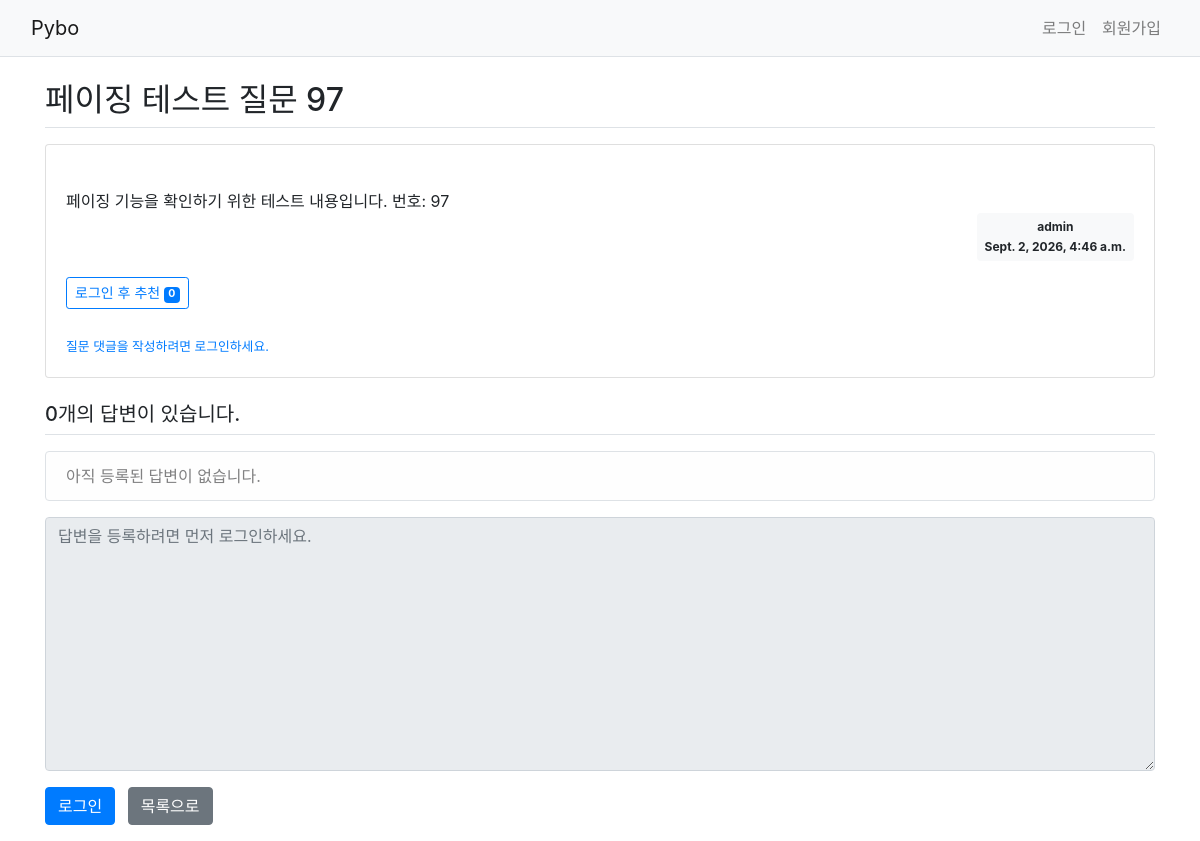
The page /pybo/102/ on the database as committed earlier.
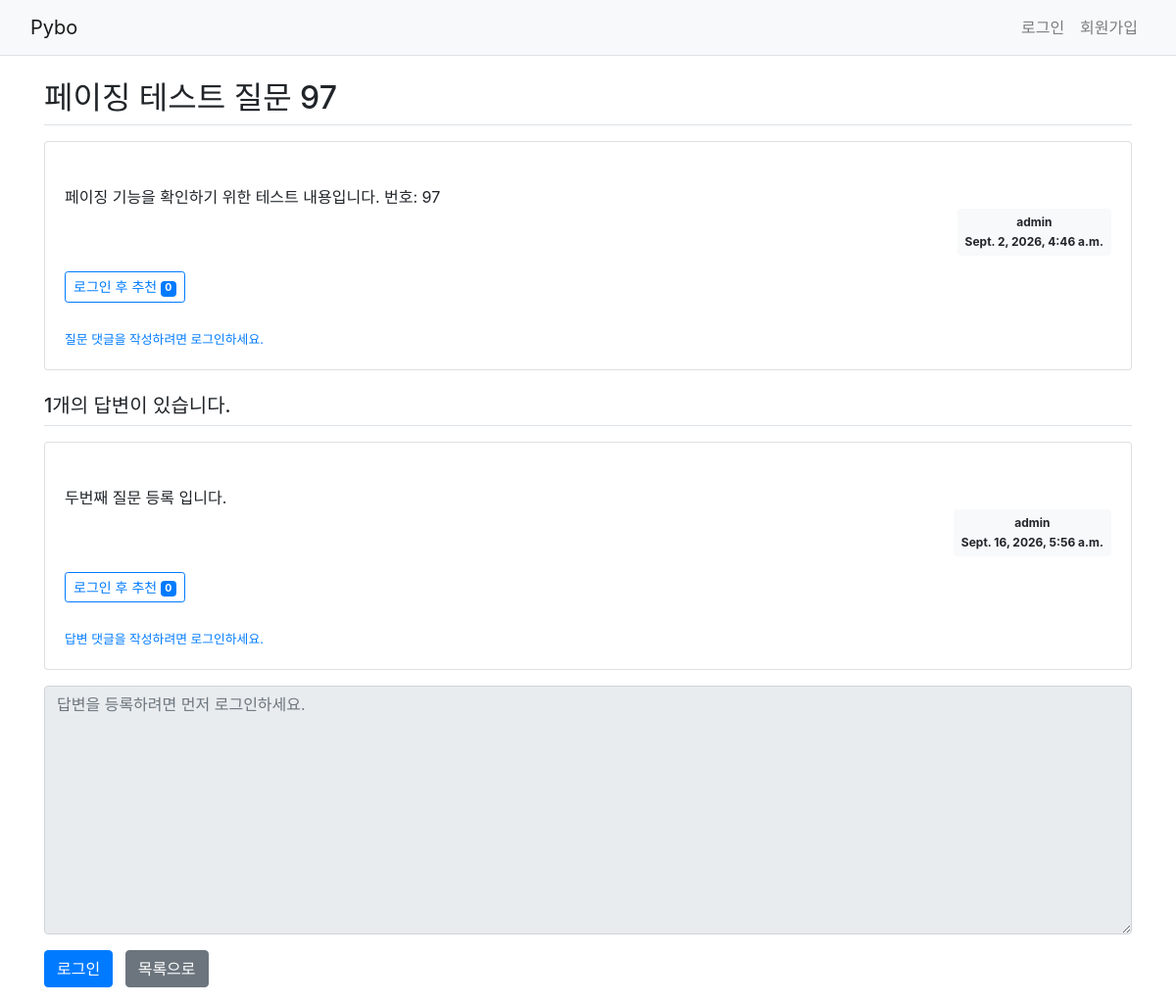
The same page on the database as committed later.
### pybo/models.py (models this page shows, shortened)
class Question(models.Model):
    author = models.ForeignKey(
        User,
        on_delete=models.CASCADE,
        related_name='author_question',
    )
    subject = models.CharField(
        max_length=200,
    )
    content = models.TextField()
    create_date = models.DateTimeField()
    modify_date = models.DateTimeField(
        null=True,
        blank=True,
    )
    voter = models.ManyToManyField(
        User,
        related_name='voter_question',
        blank=True,
    )

class Answer(models.Model):
    author = models.ForeignKey(
        User,
        on_delete=models.CASCADE,
        related_name='author_answer',
    )
    question = models.ForeignKey(
        Question,
        on_delete=models.CASCADE,
    )
    content = models.TextField()
    create_date = models.DateTimeField()
    modify_date = models.DateTimeField(
        null=True,
        blank=True,
    )
    voter = models.ManyToManyField(
        User,
        related_name='voter_answer',
        blank=True,
    )

### pybo/views/base_views.py (the view)
def detail(request, question_id):
    question = get_object_or_404(
        Question,
        pk=question_id,
    )
    context = {
        'question': question,
    }
    return render(
        request,
        'pybo/question_detail.html',
        context,
    )

### templates/pybo/question_detail.html (shortened to what this page needs)
{% extends 'base.html' %}
{% block content %}
<div class="container my-3">
    <h2 class="border-bottom py-2">
        {{ question.subject }}
    </h2>
    <div class="card my-3">
        <div class="card-body">
            <div class="card-text"
                 style="white-space: pre-line;">
                {{ question.content }}
            </div>
            <div class="d-flex justify-content-end">
                <div class="badge badge-light p-2">
                    <div class="mb-2">
                        {{ question.author.username }}
                    </div>
                    <div>
                        {{ question.create_date }}
                    </div>
                </div>
            </div>
            <div class="my-3">
                {% if request.user.is_authenticated %}
                <!--
                    로그인한 사용자가 추천 버튼을 누르면
                    vote_question View로 POST 요청을 보낸다.
                -->
                <form method="post"
                      action="{% url 'pybo:vote_question' question.id %}"
                      class="d-inline">
                    {% csrf_token %}
                    <button type="submit"
                            class="btn btn-sm btn-outline-primary">
                        질문 추천
                        <span class="badge badge-primary">
                            {{ question.voter.count }}
                        </span>
                    </button>
                </form>
                {% else %}
                <a href="{% url 'common:login' %}?next={{ request.path }}"
                   class="btn btn-sm btn-outline-primary">
                    로그인 후 추천
                    <span class="badge badge-primary">
                        {{ question.voter.count }}
                    </span>
                </a>
                {% endif %}
            </div>
            <div class="mt-2">
                {% if request.user.is_authenticated %}
                <a href="{% url 'pybo:comment_create_question' question.id %}"
                   class="small">
                    질문 댓글 추가
                </a>
                {% else %}
                <a href="{% url 'common:login' %}?next={{ request.path }}"
                   class="small">
                    질문 댓글을 작성하려면 로그인하세요.
                </a>
                {% endif %}
            </div>
        </div>
    </div>
    <h5 class="border-bottom my-3 py-2">
        {{ question.answer_set.count }}개의 답변이 있습니다.
    </h5>
    {% for answer in question.answer_set.all %}
    <div class="card my-3">
        <div class="card-body">
            <div class="card-text"
                 style="white-space: pre-line;">
                {{ answer.content }}
            </div>
            <div class="d-flex justify-content-end">
                <div class="badge badge-light p-2">
                    <div class="mb-2">
                        {{ answer.author.username }}
                    </div>
                    <div>
                        {{ answer.create_date }}
                    </div>
                </div>
            </div>
            <div class="my-3">
                {% if request.user.is_authenticated %}
                <!--
                    현재 답변의 ID를 vote_answer URL에 전달한다.
                    주의:
                    question.id가 아니라 반드시 answer.id를 사용한다.
                -->
                <form method="post"
                      action="{% url 'pybo:vote_answer' answer.id %}"
                      class="d-inline">
                    {% csrf_token %}
                    <button type="submit"
                            class="btn btn-sm btn-outline-primary">
                        답변 추천
                        <span class="badge badge-primary">
                            {{ answer.voter.count }}
                        </span>
                    </button>
                </form>
                {% else %}
                <a href="{% url 'common:login' %}?next={{ request.path }}"
                   class="btn btn-sm btn-outline-primary">
                    로그인 후 추천
                    <span class="badge badge-primary">
                        {{ answer.voter.count }}
                    </span>
                </a>
                {% endif %}
            </div>
            <div class="mt-2">
                {% if request.user.is_authenticated %}
                <a href="{% url 'pybo:comment_create_answer' answer.id %}"
                   class="small">
                    답변 댓글 추가
                </a>
                {% else %}
                <a href="{% url 'common:login' %}?next={{ request.path }}"
                   class="small">
                    답변 댓글을 작성하려면 로그인하세요.
                </a>
                {% endif %}
            </div>
        </div>
    </div>
    {% empty %}
    <div class="alert alert-light border">
        아직 등록된 답변이 없습니다.
    </div>
    {% endfor %}
    <form action="{% url 'pybo:answer_create' question.id %}"
          method="post"
          class="my-3">
        <div class="form-group">
            {% if request.user.is_authenticated %}
            <!--
                이전 제출에서 오류가 발생한 경우
                사용자가 작성한 내용을 유지하기 위해
                form.content.value를 다시 출력한다.
            -->
            <textarea name="content"
                      id="content"
                      class="form-control"
                      rows="10"
                      placeholder="답변 내용을 입력하세요.">{{ form.content.value|default_if_none:'' }}</textarea>
            {% else %}
            <textarea id="content"
                      class="form-control"
                      rows="10"
                      disabled
                      placeholder="답변을 등록하려면 먼저 로그인하세요."></textarea>
            {% endif %}
        </div>
        {% if request.user.is_authenticated %}
        <button type="submit"
                class="btn btn-primary">
            답변 등록
        </button>
        {% else %}
        <a href="{% url 'common:login' %}?next={{ request.path }}"
           class="btn btn-primary">
            로그인
        </a>
        {% endif %}
        <a href="{% url 'pybo:index' %}"
           class="btn btn-secondary ml-2">
            목록으로
        </a>
    </form>
</div>
{% endblock %}

### templates/base.html (shortened to what this page needs)
{% load static %}
<!doctype html>
<html lang="ko">
<head>
    <link rel="stylesheet"
          type="text/css"
          href="{% static 'bootstrap.min.css' %}">
</head>
<body>
    {% include "navbar.html" %}
    {% block content %}
    {% endblock %}
</body>
</html>

### templates/navbar.html (shortened to what this page needs)
<nav class="navbar navbar-expand-lg navbar-light bg-light border-bottom">
    <div class="container-fluid">
        <a class="navbar-brand"
           href="{% url 'pybo:index' %}">
            Pybo
        </a>
        <div class="collapse navbar-collapse"
             id="navbarSupportedContent">
            <ul class="navbar-nav ml-auto">
                {% if user.is_authenticated %}
    <li class="nav-item">
        <form method="post"
              action="{% url 'common:logout' %}"
              class="form-inline">
            {% csrf_token %}
            <button type="submit"
                    class="btn btn-link nav-link">
                {{ user.username }} (로그아웃)
            </button>
        </form>
    </li>
    {% else %}
    <li class="nav-item">
        <a class="nav-link"
           href="{% url 'common:login' %}">
            로그인
        </a>
    </li>
    <li class="nav-item">
        <a class="nav-link"
           href="{% url 'common:signup' %}">
            회원가입
        </a>
    </li>
    {% endif %}
            </ul>
        </div>
    </div>
</nav>

Rows that differ between the two databases and show on the page:
computed for Question "페이징 테스트 질문 97": answer_set.count "0" → "1"
added Answer: content "두번째 질문 등록 입니다.", author.username "admin", create_date "Sept. 16, 2026, 5:56 a.m.", voter.count "0"
Other text that changed with them:
text no longer shown: "아직 등록된 답변이 없습니다."
